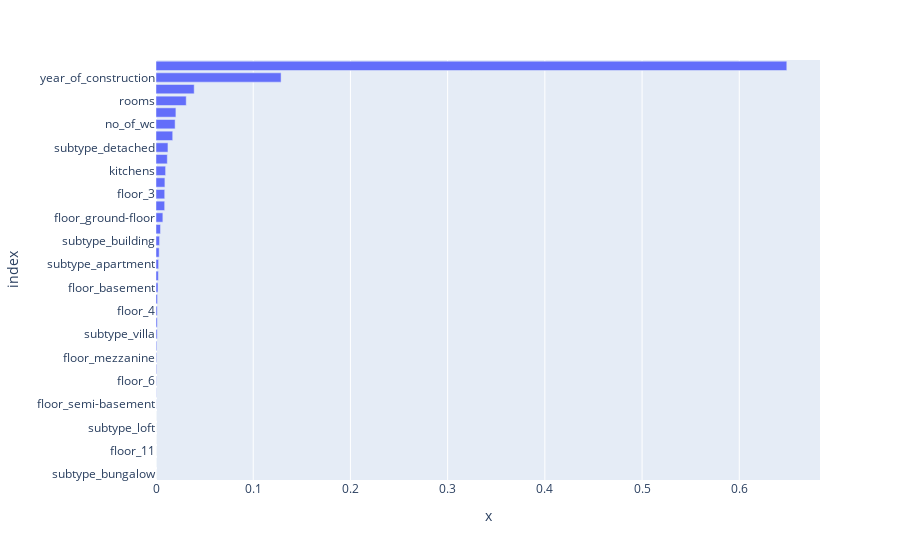

Notebook code cell kept with this figure:
### Code cell
# Plot the feature importance
steps = (rf.named_steps['preprocess']
         .named_transformers_['cat'])
feat_names = steps.get_feature_names(input_features=categorical_features)
feat_names = np.r_[feat_names, numerical_features]
rf_feature_importance = (
    rf.named_steps['regressor'].feature_importances_)
sorted_idx = rf_feature_importance.argsort()
sorted_idx = rf_feature_importance.argsort()
feat_data = pd.DataFrame(data=[rf_feature_importance[sorted_idx]],  columns=feat_names[sorted_idx])
fig = px.bar(feat_data.T, y=feat_data.T.index, x=feat_data.T[0])
fig.show()

# First entry below are the square meters (not sure why it suppresses the name)

### Figure 1 — Plotly figure (JSON) as saved in the notebook; plotly's stock layout.template omitted (floating-point values rounded to 4 significant figures)
{"data": [{"alignmentgroup": "True", "hovertemplate": "x=%{x}<br>index=%{y}<extra></extra>", "legendgroup": "", "marker": {"color": "#636efa", "pattern": {"shape": ""}}, "name": "", "offsetgroup": "", "orientation": "h", "showlegend": false, "textposition": "auto", "type": "bar", "x": [9.275e-09, 3.546e-08, 1.721e-06, 2.431e-06, 3.353e-06, 1.176e-05, 0.0001388, 0.0002139, 0.0003117, 0.000594, 0.0006432, 0.0007657, 0.001268, 0.001288, 0.001288, 0.001579, 0.002055, 0.002421, 0.002689, 0.003251, 0.003656, 0.00461, 0.007061, 0.008919, 0.008967, 0.009153, 0.009875, 0.01165, 0.01229, 0.01719, 0.01967, 0.02048, 0.0311, 0.03929, 0.1287, 0.6489], "xaxis": "x", "y": ["subtype_bungalow", "floor_10", "floor_11", "subtype_studio", "subtype_loft", "floor_8", "floor_semi-basement", "floor_7", "floor_6", "subtype_apartment complex", "floor_mezzanine", "floor_5", "subtype_villa", "geography_name_gentrification area", "floor_4", "subtype_other residential", "floor_basement", "floor_1", "subtype_apartment", "subtype_maisonette", "subtype_building", "floor_2", "floor_ground-floor", "living_rooms", "floor_3", "balcony_area", "kitchens", "geography_name_northern sub", "subtype_detached", "geography_name_south beach", "no_of_wc", "geography_name_beesy neighborhood", "rooms", "no_of_bathrooms", "year_of_construction", "sq_meters"], "yaxis": "y"}], "layout": {"barmode": "relative", "legend": {"tracegroupgap": 0}, "margin": {"t": 60}, "xaxis": {"anchor": "y", "domain": [0, 1], "title": {"text": "x"}}, "yaxis": {"anchor": "x", "domain": [0, 1], "title": {"text": "index"}}}}
